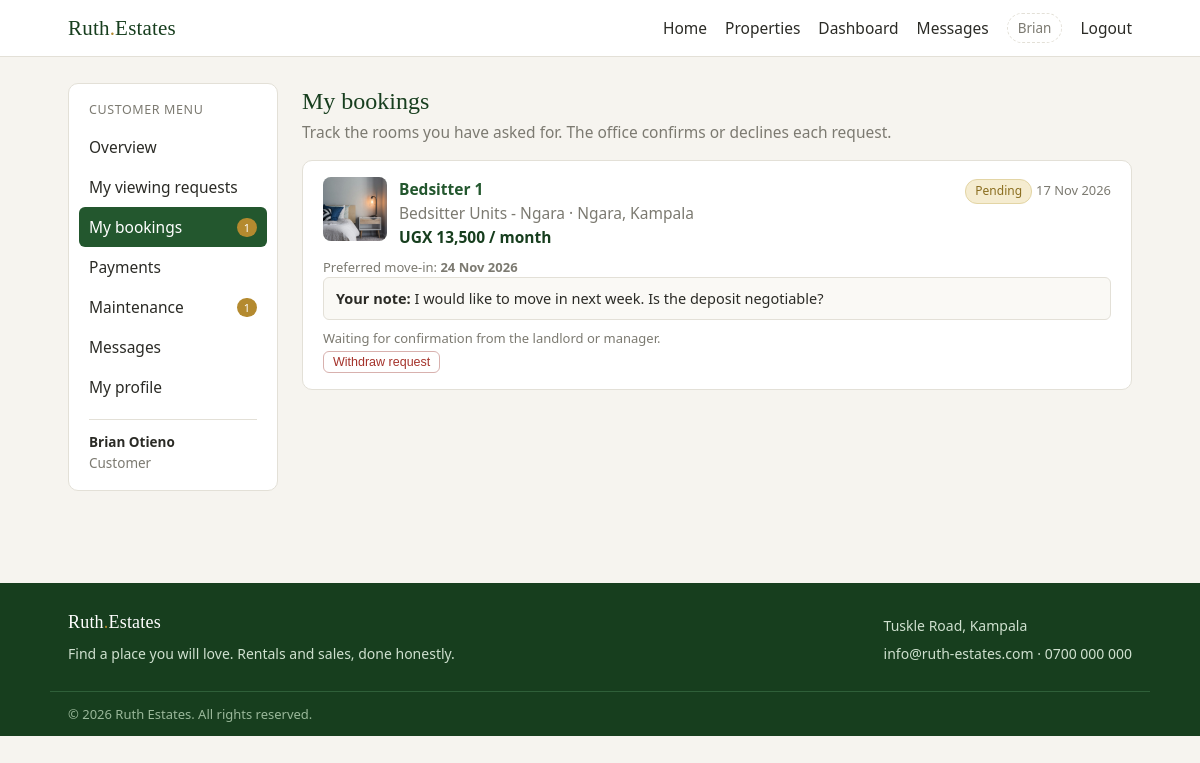
/customer/bookings.php (signed in), run on the app's committed database.
### tables this page shows
CREATE TABLE bookings (
  id INT AUTO_INCREMENT PRIMARY KEY,
  room_id INT NOT NULL,
  property_id INT NOT NULL,
  customer_id INT NOT NULL,
  move_in DATE DEFAULT NULL,
  note TEXT,
  status ENUM('pending','approved','rejected','cancelled') NOT NULL DEFAULT 'pending',
  reply TEXT,
  responded_at DATETIME DEFAULT NULL,
  created_at TIMESTAMP NOT NULL DEFAULT CURRENT_TIMESTAMP,
  CONSTRAINT fk_booking_room FOREIGN KEY (room_id) REFERENCES rooms(id) ON DELETE CASCADE,
  CONSTRAINT fk_booking_property FOREIGN KEY (property_id) REFERENCES properties(id) ON DELETE CASCADE,
  CONSTRAINT fk_booking_customer FOREIGN KEY (customer_id) REFERENCES users(id) ON DELETE CASCADE
);

CREATE TABLE rooms (
  id INT AUTO_INCREMENT PRIMARY KEY,
  property_id INT NOT NULL,
  name VARCHAR(60) NOT NULL,
  room_type ENUM('single','double','studio','bedsitter','master','shop','office','plot','whole') NOT NULL DEFAULT 'single',
  price DECIMAL(12,2) NOT NULL DEFAULT 0,
  capacity TINYINT UNSIGNED NOT NULL DEFAULT 1,
  status ENUM('available','occupied','maintenance') NOT NULL DEFAULT 'available',
  description VARCHAR(255) DEFAULT NULL,
  photo VARCHAR(255) DEFAULT NULL,
  created_at TIMESTAMP NOT NULL DEFAULT CURRENT_TIMESTAMP,
  CONSTRAINT fk_room_property FOREIGN KEY (property_id) REFERENCES properties(id) ON DELETE CASCADE
);

CREATE TABLE properties (
  id INT AUTO_INCREMENT PRIMARY KEY,
  title VARCHAR(150) NOT NULL,
  description TEXT NOT NULL,
  property_type ENUM('house','apartment','land','commercial') NOT NULL DEFAULT 'house',
  listed_for ENUM('rent','sale') NOT NULL DEFAULT 'rent',
  price DECIMAL(12,2) NOT NULL DEFAULT 0,
  location VARCHAR(120) NOT NULL,
  bedrooms TINYINT UNSIGNED NOT NULL DEFAULT 0,
  bathrooms TINYINT UNSIGNED NOT NULL DEFAULT 0,
  photo VARCHAR(255) DEFAULT NULL,
  status ENUM('available','taken') NOT NULL DEFAULT 'available',
  manager_id INT DEFAULT NULL,
  created_at TIMESTAMP NOT NULL DEFAULT CURRENT_TIMESTAMP,
  CONSTRAINT fk_property_manager FOREIGN KEY (manager_id) REFERENCES users(id) ON DELETE SET NULL
);

### customer/bookings.php (the view, shortened to what this page needs)
<?php
require_once dirname(__DIR__) . '/config/db.php';
include dirname(__DIR__) . '/includes/header.php';
$stmt = $pdo->prepare('SELECT b.*, r.name AS room_name, r.room_type, r.price AS room_price, r.photo AS room_photo, p.title, p.location, p.listed_for, p.id AS pid FROM bookings b JOIN rooms r ON r.id = b.room_id JOIN properties p ON p.id = b.property_id WHERE b.customer_id = ? ORDER BY b.created_at DESC');
$stmt->execute([$user['id']]);
$bookings = $stmt->fetchAll();
?>
<div class="dash-layout">
<?php include __DIR__ . '/menu.php'; ?>
<main class="dash-main">
  <h1>My bookings</h1>
  <p class="muted">Track the rooms you have asked for. The office confirms or declines each request.</p>
  <?php if (!$bookings): ?>
    <div class="panel">
      <p class="muted">You have not booked any room yet. Open a property and choose an available room to get started.</p>
      <p><a class="btn btn-small" href="../properties.php">Browse properties</a></p>
    </div>
  <?php else: ?>
    <?php foreach ($bookings as $b): ?>
      <div class="panel inquiry">
        <div class="inquiry-head">
          <div class="inquiry-title">
            <img class="mini-thumb" src="<?php echo esc($b['room_photo'] ? ROOT_URL . $b['room_photo'] : ROOT_URL . 'assets/img/placeholder.svg'); ?>" alt="">
            <div>
              <b><a href="../property.php?id=<?php echo (int) $b['pid']; ?>"><?php echo esc($b['room_name']); ?></a></b>
              <p class="muted"><?php echo esc($b['title']); ?> &middot; <?php echo esc($b['location']); ?></p>
              <p class="price"><?php echo esc(money($b['room_price'])); ?><?php echo $b['listed_for'] === 'rent' ? ' / month' : ''; ?></p>
            </div>
          </div>
          <div class="inquiry-side">
            <?php echo status_badge($b['status']); ?>
            <small class="muted"><?php echo esc(friendly_date($b['created_at'])); ?></small>
          </div>
        </div>
        <?php if ($b['move_in']): ?>
          <p class="muted small">Preferred move-in: <b><?php echo esc(friendly_date($b['move_in'])); ?></b></p>
        <?php endif; ?>
        <p class="note"><b>Your note:</b> <?php echo nl2br(esc($b['note'])); ?></p>
        <?php if ($b['status'] === 'approved'): ?>
          <p class="accepted-note">You are now an accepted customer for <b><?php echo esc($b['room_name']); ?></b>. Our office will contact you about the next steps.</p>
        <?php elseif ($b['status'] === 'pending'): ?>
          <p class="muted small">Waiting for confirmation from the landlord or manager.</p>
          <form method="post">
            <button class="btn btn-tiny btn-danger" type="submit" data-confirm="Withdraw this booking request?">Withdraw request</button>
          </form>
        <?php endif; ?>
      </div>
    <?php endforeach; ?>
  <?php endif; ?>
</main>
</div>
<?php include dirname(__DIR__) . '/includes/footer.php'; ?>

### includes/functions.php (shortened to what this page needs)
<?php
function esc($value)
{
    return htmlspecialchars((string) $value, ENT_QUOTES, 'UTF-8');
}
function money($amount)
{
    return CURRENCY . ' ' . number_format((float) $amount);
}
function status_badge($status)
{
    $classes = ['pending' => 'badge badge-pending', 'approved' => 'badge badge-approved', 'rejected' => 'badge badge-rejected', 'available' => 'badge badge-approved', 'taken' => 'badge badge-muted', 'occupied' => 'badge badge-muted', 'maintenance' => 'badge badge-pending', 'active' => 'badge badge-approved', 'blocked' => 'badge badge-rejected', 'rent' => 'badge badge-muted', 'sale' => 'badge badge-muted', 'manager' => 'badge badge-admin', 'landlord' => 'badge badge-admin', 'customer' => 'badge badge-approved', 'paid' => 'badge badge-approved', 'cancelled' => 'badge badge-rejected', 'open' => 'badge badge-pending', 'in_progress' => 'badge badge-admin', 'resolved' => 'badge badge-approved', 'closed' => 'badge badge-muted', 'low' => 'badge badge-muted', 'normal' => 'badge badge-muted', 'high' => 'badge badge-pending', 'urgent' => 'badge badge-rejected'];
    $labels = ['in_progress' => 'In progress', 'mobile_money' => 'Mobile money'];
    return '<span class="' . ($classes[$status] ?? 'badge badge-muted') . '">' . esc($labels[$status] ?? ucfirst($status)) . '</span>';
}
function friendly_date($timestamp)
{
    $timestamp = trim((string) $timestamp);
    return date('j M Y', strtotime($timestamp));
}

### assets/css/style.css (style rules this page uses)
:root { --green: #23572e; --green-dark: #173e1e; --green-light: #e7f0e7; --cream: #f6f4ef; --ink: #2b2b26; --muted: #7c7a71; --line: #e3e0d7; --danger: #a4322a; --pending: #8a6d1f; --pending-bg: #f5ecd0; }
* { margin: 0; padding: 0; box-sizing: border-box; }
body { font-family: "Segoe UI", Arial, Helvetica, sans-serif; background: var(--cream); color: var(--ink); font-size: 15.5px; line-height: 1.55; overflow-x: hidden; }
a { color: var(--green); }
h1, h2, h3, .brand { font-family: Georgia, "Times New Roman", serif; font-weight: normal; }
.price { color: var(--green-dark); font-weight: 600; }
.muted { color: var(--muted); }
.small { font-size: 13px; }
.badge { display: inline-block; font-size: 12px; padding: 2px 9px; border-radius: 12px; border: 1px solid transparent; }
.badge-pending { background: var(--pending-bg); color: var(--pending); border-color: #e3d5a5; }
.btn { display: inline-block; background: var(--green); color: #fff; border: 1px solid var(--green); border-radius: 6px; padding: 8px 18px; font-size: 15px; cursor: pointer; text-decoration: none; }
.btn-danger { background: #fff; color: var(--danger); border-color: #d8b1ae; }
.btn-tiny { padding: 3px 9px; font-size: 12.5px; }
.dash-layout { display: flex; gap: 24px; align-items: flex-start; }
.dash-main { flex: 1; min-width: 0; }
.dash-main h1 { font-size: 24px; color: var(--green-dark); }
.dash-main > p.muted { margin-bottom: 16px; }
.panel { background: #fff; border: 1px solid var(--line); border-radius: 10px; padding: 18px 22px; margin-bottom: 20px; }
.inquiry { padding: 16px 20px; }
.inquiry-head { display: flex; justify-content: space-between; gap: 14px; flex-wrap: wrap; margin-bottom: 8px; }
.inquiry-head a { text-decoration: none; }
.inquiry-side { text-align: right; }
.note { background: #faf9f5; border: 1px solid var(--line); border-radius: 6px; padding: 9px 12px; margin-bottom: 8px; font-size: 14.5px; }
img { max-width: 100%; }
body { -webkit-text-size-adjust: 100%; }
.btn, button, .nav-toggle { touch-action: manipulation; }
.mini-thumb { width: 64px; height: 64px; border-radius: 8px; object-fit: cover; flex: 0 0 auto; background: var(--green-light); }
.inquiry-title { display: flex; gap: 12px; align-items: flex-start; }

### data on the page
bookings: room.photo (picture), room.name "Bedsitter 1", property.title "Bedsitter Units - Ngara", property.location "Ngara, Kampala", room.price "UGX 13,500", status "Pending", created_at "17 Nov 2026", move_in "24 Nov 2026", note "I would like to move in next week. Is the deposit negotiable?"

### other printed values
explode(' ', $user['name'])[0] "Brian"
$label "Overview"
$label "My viewing requests"
$label "My bookings"
$pendingBookings "1"
$label "Payments"
$label "Maintenance"
$openRequests "1"
$label "Messages"
$label "My profile"
auth_user()['name'] "Brian Otieno"
app_setting('contact_address', 'Tuskle Road, Kampala') "Tuskle Road, Kampala"
app_setting('contact_email', 'info@ruth-estates.com') "info@ruth-estates.com"
app_setting('contact_phone', '0700 000 000') "0700 000 000"
